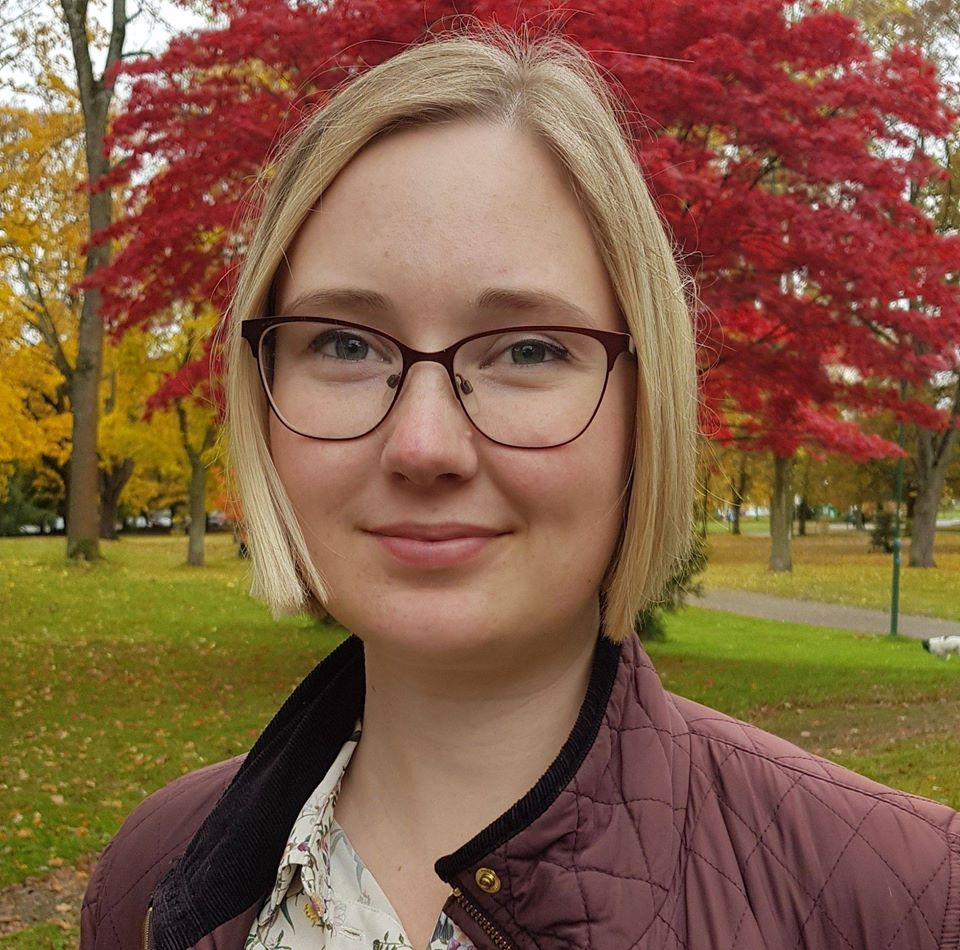
%> input picture A-test/Images/elin.jpg, 960 x 950 px
$ octave MosaicCode.m   (GNU Octave 9; MATLAB toolbox functions it lacks are replaced by stand-ins)
%> lines starting %> are read from the running program, lines starting %| are printed output that depends on the picture
 warning off;
clear all;
warning on;


% **INTERESTING OPTIONS SECTION START**

    % DECIDE INPUT IMAGE HERE
    I = im2double(imresize(imread('Images/elin.jpg'),1));

    % Blur image?
    %I = imgaussfilt(I,2);


    % 0 draws nothing
    % 1 draws every 1% of total segments finished
    % 2 draws when each segment is finished
    % 3 shows every pixel update
    drawMode = 1;

    % 0 - choose at random.
    % 1 - choose first open spot
    % 2 - choose most monotone areas first (low derivative)
    selectionMethod = 2;

    % 0 - all colors
    % 1 - colors from palette
    % 2 - image optimal colors from palette
    colorMode = 0;

    % if false - segments are created normally then colored
    % if true - segments are depending on the palette color
    compareWithPalette = true;

    palette = load('palette6.mat');
    palette = palette.a;
    % Number of colors to take from palette with colorMode 2
    n_clusteringColors = 20;


    % Use morphology on the segment + contours(if true)
    doMorph = true;
    % Close structuring element (STREL)
    closeMorph1 = strel('line', 20, 90);
    closeMorph2 = strel('line', 20, 0);
    closeMorph3 = strel('sphere', 4);

    doContours = false;
    contoursMorph = strel('sphere', 3);


    distCityBlock = @(p1,p2) sum(abs(p2-p1));
    distEuclidean = @(p1,p2) sqrt(sum((p2-p1).^2));
    % choose one from above: euclidean , cityblock
    distFun = distEuclidean;
    distanceFactor = 0.3;

    % allowed accumulated error per segment
    maxErr = 8000;
    % if a pixel of the segment has to large an error the segment stops
    cancelThreshold = 50;
    % Max Segment section radius
    SEGMaxRad = 60;


    %nr mosaics (max)
    n = 5000;
    % max segment size(pixels)
    qSize = 10000;

% **INTERESTING OPTIONS SECTION END**


Isize = [size(I,1) size(I,2)];
%> Isize = [950 960]
Ilab = rgb2lab(I);
%> Ilab: size 950x960x3 double; mean of channels 1, 2, 3 43.6, 11.9, 21.5

% Dmag used for selectionMode 2 (image derivative)
[magR,dir] = imgradient(I(:,:,1));
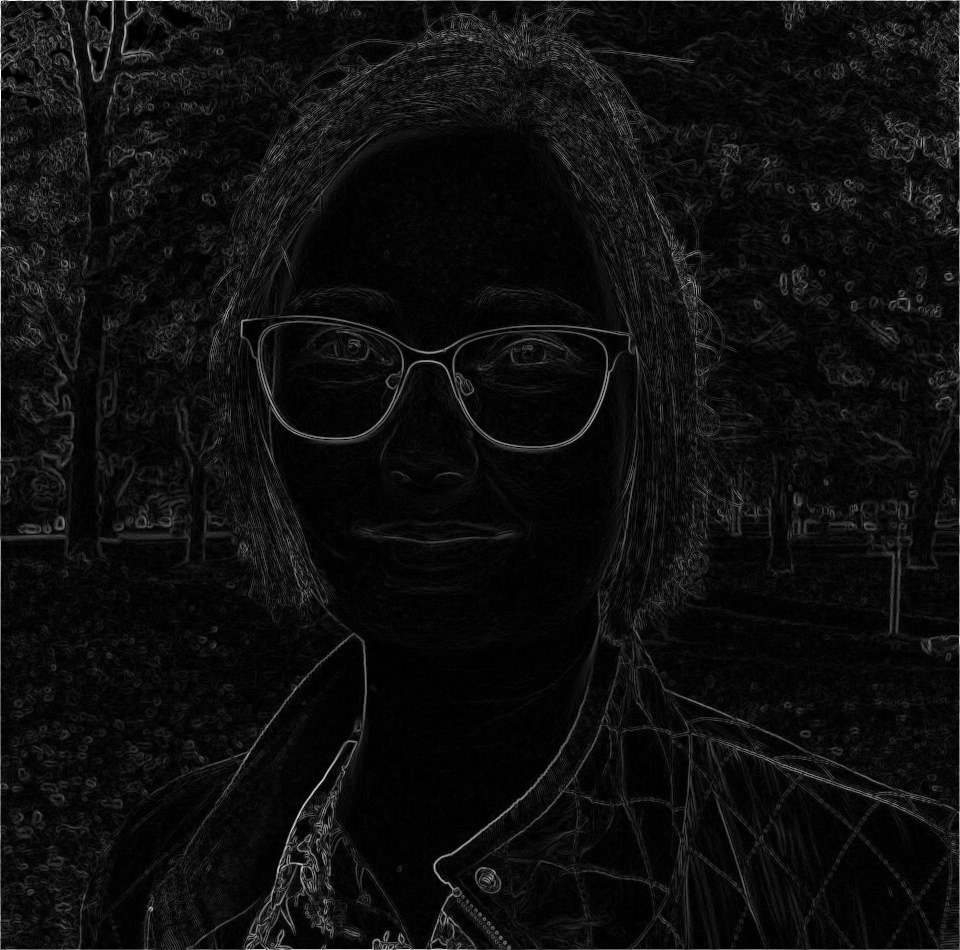
%> magR: size 950x960 double; min 0, max 4, mean 0.228; drawn with min black and max white
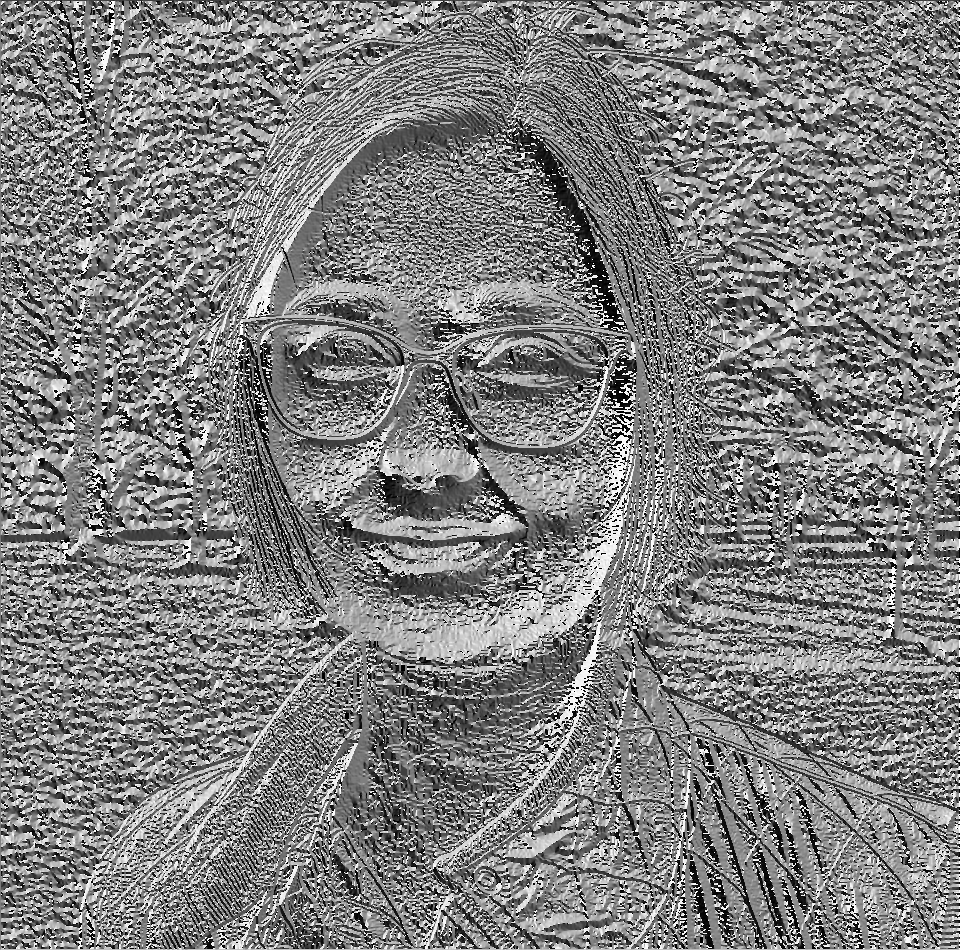
%> dir: size 950x960 double; min -180, max 180, mean 0.2; drawn with min black and max white
[magG,dir] = imgradient(I(:,:,2));
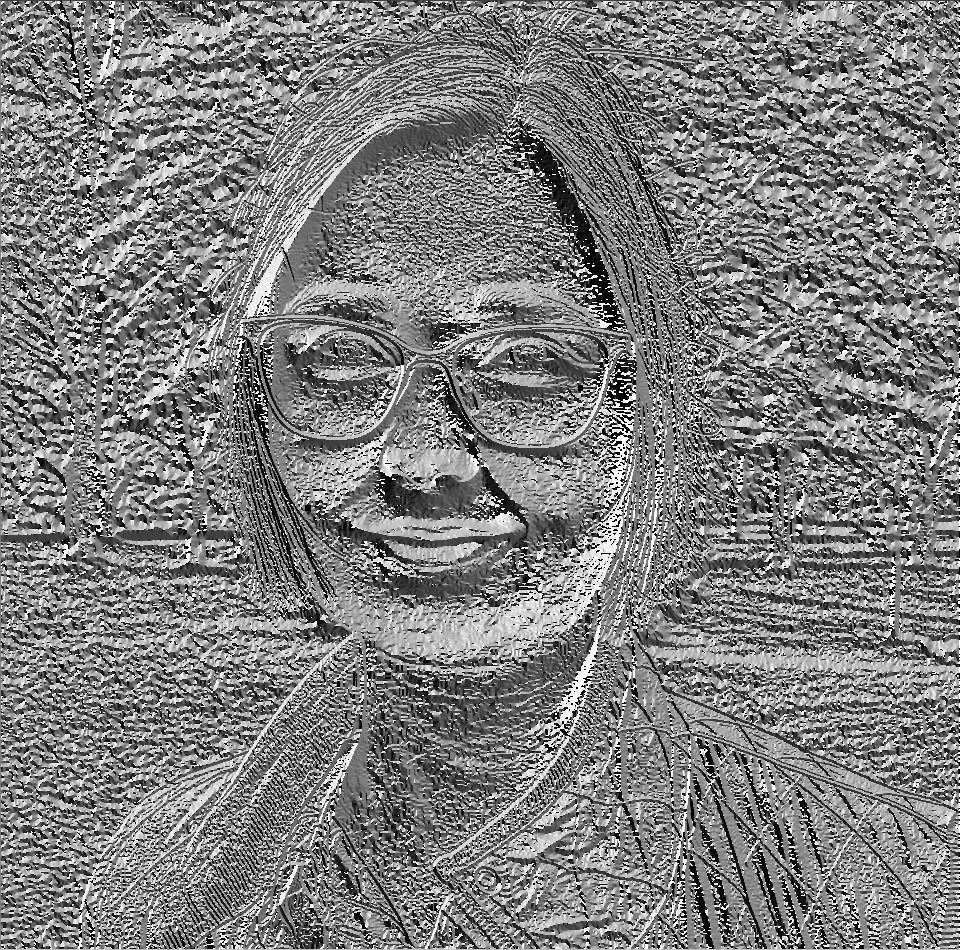
%> dir: size 950x960 double; min -180, max 180, mean -0.9; drawn with min black and max white
[magB,dir] = imgradient(I(:,:,3));
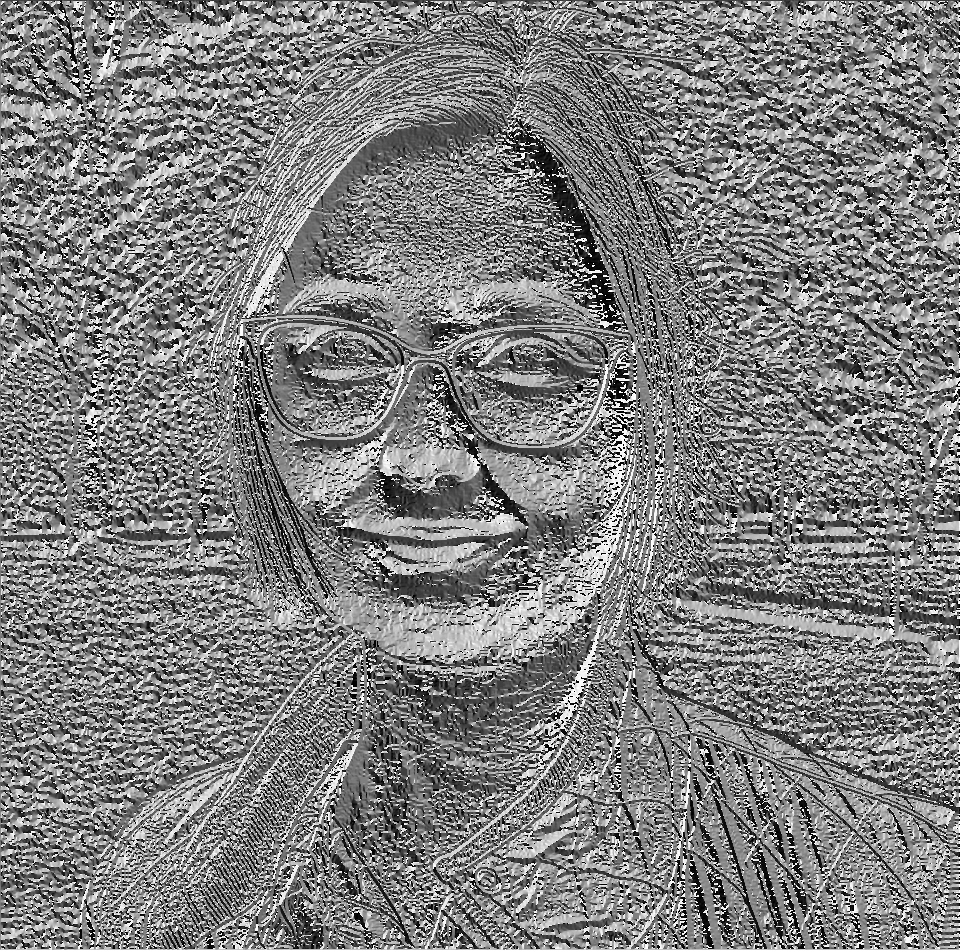
%> dir: size 950x960 double; min -180, max 180, mean -1.2; drawn with min black and max white
Dmag = sqrt(magR.^2 + magG.^2 + magB.^2);
Dmag = imgaussfilt(Dmag/max(max(Dmag)),4);

% initialization of data structures
Res = zeros(size(I));
mask = uint16(zeros(Isize(1),Isize(2)));
q = zeros(4, qSize);

% how man segments between "progress bar" prints
printmod = ceil(n/50);
printmod = printmod + mod(printmod,2);

% for step 2 and the total coverage at end
drawcol(1,1,:) = [0,0,1];
drawcol2(1,1,:) = [1,0,0];

covered = 0;


if(colorMode == 2)
    disp("Starting clustering...");
    drawnow;

    L = Ilab(:,:,1);
    a = Ilab(:,:,2);
    b = Ilab(:,:,3);

    img(:,1) = L(:);
    img(:,2) = a(:);
    img(:,3) = b(:);

    [clusterInd, theLABColors] = kmeans(img, n_clusteringColors);

    disp("Done clustering");
    drawnow;

    palette = rgb2lab(palette);
    palette = centroid2PaletteColor(theLABColors, palette);

elseif(colorMode==1)
    palette = rgb2lab(palette);
end


% main segment for-loop
for i=2:2:2*n

% alt faster ver. but looks worse maybe. also breaks coverage.
% firstSelection = 1 gives the same result every time (maybe useful)
if(selectionMethod == 0)
    [py_temp,px_temp] = find(mask==0);

    unfilled = size(px_temp,1);
    if(unfilled==0)
        break;
    end

    index = randi(unfilled);
    py = py_temp(index);
    px = px_temp(index);

elseif(selectionMethod == 1)
    [py,px] = find(mask==0,1,'first');

    if(size(px,1)==0)
        break;
    end

else %selectionMethod == 2
    [py,px] = find(Dmag==min(min(Dmag)));

    [py_temp,px_temp] = find(mask==0);
    unfilled = size(px_temp,1);

    if(unfilled==0)
        break;
    end

    px = px(1);
    py = py(1);
end

if(colorMode~=0)
    % color selection
    for j = 1:length(palette)
        test(:) = Ilab(py,px,:);
        e = palette(j, :) - test;
        ETheColors(j, :) = sqrt(e(1).^2+e(2).^2+e(3).^2);
    end
    LABcolor = palette(ETheColors == min(ETheColors), :);
    color(1,1,:) = lab2rgb(LABcolor)';
else
    color = I(py,px,:);
end

%progress bar
if(mod(i,printmod)==0)
    if(selectionMethod==0)
        covered = 1-unfilled/(Isize(1)*Isize(2));
    elseif(selectionMethod==1)
        covered = (px*Isize(1)+py) /(Isize(1)*Isize(2));
    else %selectionMethod == 2
        covered = 1-unfilled/(Isize(1)*Isize(2));
    end
    fprintf(i/2+"/"+n+" ("+100*i/(2*n)+"%%) segments done\n");
    fprintf(100*(covered)+"%% coverage\n\n");

    if(drawMode == 1)
        warning off;
        imshow(Res)
        warning on;
    end
    drawnow
end


SEGxstart = max(1,px-SEGMaxRad);
SEGxend = min(Isize(2),px+SEGMaxRad);
SEGystart = max(1,py-SEGMaxRad);
SEGyend = min(Isize(1),py+SEGMaxRad);

SEGx = SEGxstart:SEGxend;
SEGy = SEGystart:SEGyend;

SEGsize(1) = size(SEGy,2);
SEGsize(2) = size(SEGx,2);

if(colorMode~=0 && compareWithPalette)
    comparisonLabColor(1,1,:) = LABcolor';
else
    comparisonLabColor = Ilab(py,px,:);
end
e = Ilab(SEGy,SEGx,:) - comparisonLabColor;
E = sqrt(e(:,:,1).^2+e(:,:,2).^2+e(:,:,3).^2);

SEGmask = mask(SEGy,SEGx);

px = px - (max(1,px-SEGMaxRad)-1);
py = py - (max(1,py-SEGMaxRad)-1);

qUsed = 1;
q(:,1) = [py px 0 0];

drawValue = 0;
% Loop per segment
acc_error = 0;
while acc_error < maxErr
    [err,lowest] = min(q(3,1:qUsed));
    p = q(1:2,lowest);
    acc_error = acc_error + err;

    colErr = q(4,lowest);

    % break if q is empty or
    if(qUsed ~= 0)
        q(:,lowest) = q(:,qUsed);
        qUsed = qUsed-1;
        if(colErr > cancelThreshold)
            continue;
        end
    else
        break;
    end

    SEGmask(p(1),p(2)) = i;

    % ADD ADJACENT PIXELS TO q AND mask
    pt =[p(1)+1, p(2)];
    if(p(1) ~= SEGsize(1) && SEGmask(pt(1),pt(2))==0)
        SEGmask(pt(1),pt(2)) = i+1;
        qUsed = qUsed+1;
        q(:,qUsed) = [pt(1),pt(2), E(pt(1),pt(2))+distFun([pt(1),pt(2)],[py,px])*distanceFactor, E(pt(1),pt(2))];
    end
    pt =[p(1)-1, p(2)];
    if(p(1) ~= 1 && SEGmask(pt(1),pt(2))==0)
        SEGmask(pt(1),pt(2)) = i+1;
        qUsed = qUsed+1;
        q(:,qUsed) = [pt(1),pt(2), E(pt(1),pt(2))+distFun([pt(1),pt(2)],[py,px])*distanceFactor, E(pt(1),pt(2))];
    end
    pt =[p(1), p(2)+1];
    if(p(2) ~= SEGsize(2) && SEGmask(pt(1),pt(2))==0)
        SEGmask(pt(1),pt(2)) = i+1;
        qUsed = qUsed+1;
        q(:,qUsed) = [pt(1),pt(2), E(pt(1),pt(2))+distFun([pt(1),pt(2)],[py,px])*distanceFactor, E(pt(1),pt(2))];
    end
    pt =[p(1), p(2)-1];
    if(p(2) ~= 1 && SEGmask(pt(1),pt(2))==0)
        SEGmask(pt(1),pt(2)) = i+1;
        qUsed = qUsed+1;
        q(:,qUsed) = [pt(1),pt(2), E(pt(1),pt(2))+distFun([pt(1),pt(2)],[py,px])*distanceFactor, E(pt(1),pt(2))];
    end


    % draw per pixel (or fewer depending on mod value)
    if(drawMode == 3 && mod(drawValue, 10)==0)
        draw = I(SEGy,SEGx,:) + double(SEGmask == i).*drawcol;
        imshow(draw);
        pause(0.001);
    end

    drawValue = drawValue+1;
end


if(doContours==false)
    SEGmask(SEGmask==i+1) = 0;
end

if(doMorph == true)
    tempClose = SEGmask == i;

    tempClose = imclose(tempClose, closeMorph1);
    tempClose = imclose(tempClose, closeMorph2);
%> (the run ends here)
